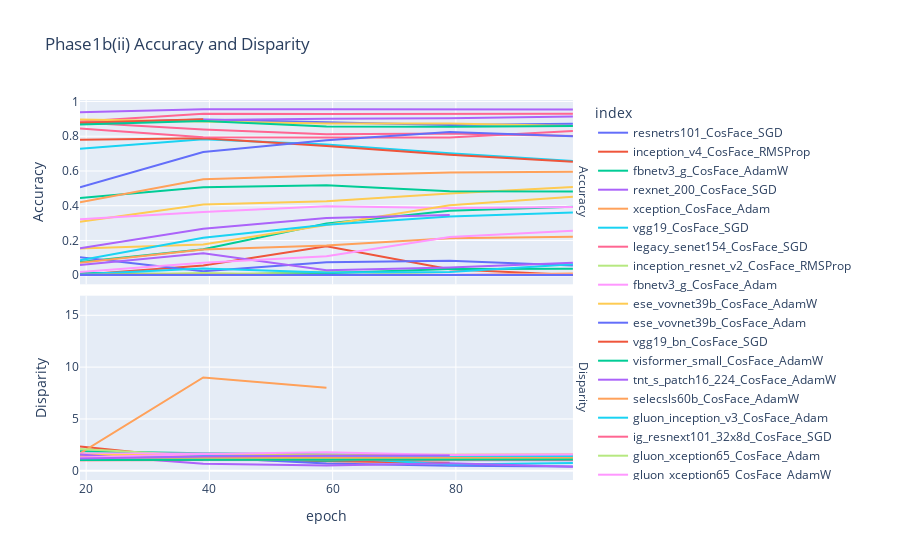

Notebook code for this chart:
### Code cell
phase1bii_kacc = [x for x in kacc_files if any([z in x for z in phase1bii_experiments])]
acc_df, acc_disp_df = analyze_files(phase1bii_kacc, metadata)
acc_df, acc_disp_df = acc_df[epochs], acc_disp_df[epochs]
plot_df(acc_df, acc_disp_df,  title = 'Phase1b(ii) Accuracy and Disparity')

### Figure 1 — Plotly figure (JSON) as saved in the notebook; plotly's stock layout.template omitted (floating-point values rounded to 4 significant figures)
{"data": [{"hovertemplate": "index=resnetrs101_CosFace_SGD<br>measurement=Accuracy<br>epoch=%{x}<br>Accuracy=%{y}<extra></extra>", "legendgroup": "resnetrs101_CosFace_SGD", "line": {"color": "#636efa", "dash": "solid"}, "marker": {"symbol": "circle"}, "mode": "lines", "name": "resnetrs101_CosFace_SGD", "orientation": "v", "showlegend": true, "type": "scatter", "x": [19, 39, 59, 79, 99], "xaxis": "x2", "y": [0.8766, 0.8959, 0.8806, 0.8645, 0.8722], "yaxis": "y2"}, {"hovertemplate": "index=resnetrs101_CosFace_SGD<br>measurement=Disparity<br>epoch=%{x}<br>Accuracy=%{y}<extra></extra>", "legendgroup": "resnetrs101_CosFace_SGD", "line": {"color": "#636efa", "dash": "solid"}, "marker": {"symbol": "circle"}, "mode": "lines", "name": "resnetrs101_CosFace_SGD", "orientation": "v", "showlegend": false, "type": "scatter", "x": [19, 39, 59, 79, 99], "xaxis": "x", "y": [1.047, 1.031, 1.044, 1.053, 1.045], "yaxis": "y"}, {"hovertemplate": "index=inception_v4_CosFace_RMSProp<br>measurement=Accuracy<br>epoch=%{x}<br>Accuracy=%{y}<extra></extra>", "legendgroup": "inception_v4_CosFace_RMSProp", "line": {"color": "#EF553B", "dash": "solid"}, "marker": {"symbol": "circle"}, "mode": "lines", "name": "inception_v4_CosFace_RMSProp", "orientation": "v", "showlegend": true, "type": "scatter", "x": [19, 39, 59, 79, 99], "xaxis": "x2", "y": [0.002619, 0.05631, 0.167, 0.03464, 0.001702], "yaxis": "y2"}, {"hovertemplate": "index=inception_v4_CosFace_RMSProp<br>measurement=Disparity<br>epoch=%{x}<br>Accuracy=%{y}<extra></extra>", "legendgroup": "inception_v4_CosFace_RMSProp", "line": {"color": "#EF553B", "dash": "solid"}, "marker": {"symbol": "circle"}, "mode": "lines", "name": "inception_v4_CosFace_RMSProp", "orientation": "v", "showlegend": false, "type": "scatter", "x": [19, 39, 59, 79, 99], "xaxis": "x", "y": [2.333, 1.134, 0.913, 0.7633, null], "yaxis": "y"}, {"hovertemplate": "index=fbnetv3_g_CosFace_AdamW<br>measurement=Accuracy<br>epoch=%{x}<br>Accuracy=%{y}<extra></extra>", "legendgroup": "fbnetv3_g_CosFace_AdamW", "line": {"color": "#00cc96", "dash": "solid"}, "marker": {"symbol": "circle"}, "mode": "lines", "name": "fbnetv3_g_CosFace_AdamW", "orientation": "v", "showlegend": true, "type": "scatter", "x": [19, 39, 59, 79, 99], "xaxis": "x2", "y": [0.07609, 0.1493, 0.2976, 0.3717, 0.3937], "yaxis": "y2"}, {"hovertemplate": "index=fbnetv3_g_CosFace_AdamW<br>measurement=Disparity<br>epoch=%{x}<br>Accuracy=%{y}<extra></extra>", "legendgroup": "fbnetv3_g_CosFace_AdamW", "line": {"color": "#00cc96", "dash": "solid"}, "marker": {"symbol": "circle"}, "mode": "lines", "name": "fbnetv3_g_CosFace_AdamW", "orientation": "v", "showlegend": false, "type": "scatter", "x": [19, 39, 59, 79, 99], "xaxis": "x", "y": [1.883, 1.695, 1.582, 1.439, 1.396], "yaxis": "y"}, {"hovertemplate": "index=rexnet_200_CosFace_SGD<br>measurement=Accuracy<br>epoch=%{x}<br>Accuracy=%{y}<extra></extra>", "legendgroup": "rexnet_200_CosFace_SGD", "line": {"color": "#ab63fa", "dash": "solid"}, "marker": {"symbol": "circle"}, "mode": "lines", "name": "rexnet_200_CosFace_SGD", "orientation": "v", "showlegend": true, "type": "scatter", "x": [19, 39, 59, 79, 99], "xaxis": "x2", "y": [0.9386, 0.9549, 0.9546, 0.9555, 0.954], "yaxis": "y2"}, {"hovertemplate": "index=rexnet_200_CosFace_SGD<br>measurement=Disparity<br>epoch=%{x}<br>Accuracy=%{y}<extra></extra>", "legendgroup": "rexnet_200_CosFace_SGD", "line": {"color": "#ab63fa", "dash": "solid"}, "marker": {"symbol": "circle"}, "mode": "lines", "name": "rexnet_200_CosFace_SGD", "orientation": "v", "showlegend": false, "type": "scatter", "x": [19, 39, 59, 79, 99], "xaxis": "x", "y": [1.03, 1.02, 1.018, 1.025, 1.025], "yaxis": "y"}, {"hovertemplate": "index=xception_CosFace_Adam<br>measurement=Accuracy<br>epoch=%{x}<br>Accuracy=%{y}<extra></extra>", "legendgroup": "xception_CosFace_Adam", "line": {"color": "#FFA15A", "dash": "solid"}, "marker": {"symbol": "circle"}, "mode": "lines", "name": "xception_CosFace_Adam", "orientation": "v", "showlegend": true, "type": "scatter", "x": [19, 39, 59, 79, 99], "xaxis": "x2", "y": [0.003667, 0.00131, 0.001179, 0.001048, 0.01048], "yaxis": "y2"}, {"hovertemplate": "index=xception_CosFace_Adam<br>measurement=Disparity<br>epoch=%{x}<br>Accuracy=%{y}<extra></extra>", "legendgroup": "xception_CosFace_Adam", "line": {"color": "#FFA15A", "dash": "solid"}, "marker": {"symbol": "circle"}, "mode": "lines", "name": "xception_CosFace_Adam", "orientation": "v", "showlegend": false, "type": "scatter", "x": [19, 39, 59, 79, 99], "xaxis": "x", "y": [1.667, 9, 8, null, 1.623], "yaxis": "y"}, {"hovertemplate": "index=vgg19_CosFace_SGD<br>measurement=Accuracy<br>epoch=%{x}<br>Accuracy=%{y}<extra></extra>", "legendgroup": "vgg19_CosFace_SGD", "line": {"color": "#19d3f3", "dash": "solid"}, "marker": {"symbol": "circle"}, "mode": "lines", "name": "vgg19_CosFace_SGD", "orientation": "v", "showlegend": true, "type": "scatter", "x": [19, 39, 59, 79, 99], "xaxis": "x2", "y": [0.7285, 0.7822, 0.7524, 0.7017, 0.6573], "yaxis": "y2"}, {"hovertemplate": "index=vgg19_CosFace_SGD<br>measurement=Disparity<br>epoch=%{x}<br>Accuracy=%{y}<extra></extra>", "legendgroup": "vgg19_CosFace_SGD", "line": {"color": "#19d3f3", "dash": "solid"}, "marker": {"symbol": "circle"}, "mode": "lines", "name": "vgg19_CosFace_SGD", "orientation": "v", "showlegend": false, "type": "scatter", "x": [19, 39, 59, 79, 99], "xaxis": "x", "y": [1.156, 1.09, 1.106, 1.136, 1.186], "yaxis": "y"}, {"hovertemplate": "index=legacy_senet154_CosFace_SGD<br>measurement=Accuracy<br>epoch=%{x}<br>Accuracy=%{y}<extra></extra>", "legendgroup": "legacy_senet154_CosFace_SGD", "line": {"color": "#FF6692", "dash": "solid"}, "marker": {"symbol": "circle"}, "mode": "lines", "name": "legacy_senet154_CosFace_SGD", "orientation": "v", "showlegend": true, "type": "scatter", "x": [19, 39, 59, 79, 99], "xaxis": "x2", "y": [0.8789, 0.8389, 0.8107, 0.8161, 0.8013], "yaxis": "y2"}, {"hovertemplate": "index=legacy_senet154_CosFace_SGD<br>measurement=Disparity<br>epoch=%{x}<br>Accuracy=%{y}<extra></extra>", "legendgroup": "legacy_senet154_CosFace_SGD", "line": {"color": "#FF6692", "dash": "solid"}, "marker": {"symbol": "circle"}, "mode": "lines", "name": "legacy_senet154_CosFace_SGD", "orientation": "v", "showlegend": false, "type": "scatter", "x": [19, 39, 59, 79, 99], "xaxis": "x", "y": [1.052, 1.056, 1.071, 1.088, 1.087], "yaxis": "y"}, {"hovertemplate": "index=inception_resnet_v2_CosFace_RMSProp<br>measurement=Accuracy<br>epoch=%{x}<br>Accuracy=%{y}<extra></extra>", "legendgroup": "inception_resnet_v2_CosFace_RMSProp", "line": {"color": "#B6E880", "dash": "solid"}, "marker": {"symbol": "circle"}, "mode": "lines", "name": "inception_resnet_v2_CosFace_RMSProp", "orientation": "v", "showlegend": true, "type": "scatter", "x": [19, 39, 59, 79, 99], "xaxis": "x2", "y": [0.001048, 0.001048, 0.02141, 0.001048, 0.001702], "yaxis": "y2"}, {"hovertemplate": "index=inception_resnet_v2_CosFace_RMSProp<br>measurement=Disparity<br>epoch=%{x}<br>Accuracy=%{y}<extra></extra>", "legendgroup": "inception_resnet_v2_CosFace_RMSProp", "line": {"color": "#B6E880", "dash": "solid"}, "marker": {"symbol": "circle"}, "mode": "lines", "name": "inception_resnet_v2_CosFace_RMSProp", "orientation": "v", "showlegend": false, "type": "scatter", "x": [19, 39, 59, 79, 99], "xaxis": "x", "y": [null, null, 1.477, null, null], "yaxis": "y"}, {"hovertemplate": "index=fbnetv3_g_CosFace_Adam<br>measurement=Accuracy<br>epoch=%{x}<br>Accuracy=%{y}<extra></extra>", "legendgroup": "fbnetv3_g_CosFace_Adam", "line": {"color": "#FF97FF", "dash": "solid"}, "marker": {"symbol": "circle"}, "mode": "lines", "name": "fbnetv3_g_CosFace_Adam", "orientation": "v", "showlegend": true, "type": "scatter", "x": [19, 39, 59, 79, 99], "xaxis": "x2", "y": [0.001048, 0.001048, 0.001048, 0.001441, 0.001964], "yaxis": "y2"}, {"hovertemplate": "index=fbnetv3_g_CosFace_Adam<br>measurement=Disparity<br>epoch=%{x}<br>Accuracy=%{y}<extra></extra>", "legendgroup": "fbnetv3_g_CosFace_Adam", "line": {"color": "#FF97FF", "dash": "solid"}, "marker": {"symbol": "circle"}, "mode": "lines", "name": "fbnetv3_g_CosFace_Adam", "orientation": "v", "showlegend": false, "type": "scatter", "x": [19, 39, 59, 79, 99], "xaxis": "x", "y": [null, null, null, null, 3.286], "yaxis": "y"}, {"hovertemplate": "index=ese_vovnet39b_CosFace_AdamW<br>measurement=Accuracy<br>epoch=%{x}<br>Accuracy=%{y}<extra></extra>", "legendgroup": "ese_vovnet39b_CosFace_AdamW", "line": {"color": "#FECB52", "dash": "solid"}, "marker": {"symbol": "circle"}, "mode": "lines", "name": "ese_vovnet39b_CosFace_AdamW", "orientation": "v", "showlegend": true, "type": "scatter", "x": [19, 39, 59, 79, 99], "xaxis": "x2", "y": [0.3078, 0.4063, 0.4254, 0.4703, 0.5073], "yaxis": "y2"}, {"hovertemplate": "index=ese_vovnet39b_CosFace_AdamW<br>measurement=Disparity<br>epoch=%{x}<br>Accuracy=%{y}<extra></extra>", "legendgroup": "ese_vovnet39b_CosFace_AdamW", "line": {"color": "#FECB52", "dash": "solid"}, "marker": {"symbol": "circle"}, "mode": "lines", "name": "ese_vovnet39b_CosFace_AdamW", "orientation": "v", "showlegend": false, "type": "scatter", "x": [19, 39, 59, 79, 99], "xaxis": "x", "y": [1.438, 1.386, 1.287, 1.281, 1.227], "yaxis": "y"}, {"hovertemplate": "index=ese_vovnet39b_CosFace_Adam<br>measurement=Accuracy<br>epoch=%{x}<br>Accuracy=%{y}<extra></extra>", "legendgroup": "ese_vovnet39b_CosFace_Adam", "line": {"color": "#636efa", "dash": "solid"}, "marker": {"symbol": "circle"}, "mode": "lines", "name": "ese_vovnet39b_CosFace_Adam", "orientation": "v", "showlegend": true, "type": "scatter", "x": [19, 39, 59, 79, 99], "xaxis": "x2", "y": [0.1028, 0.02292, 0.07497, 0.08257, 0.05592], "yaxis": "y2"}, {"hovertemplate": "index=ese_vovnet39b_CosFace_Adam<br>measurement=Disparity<br>epoch=%{x}<br>Accuracy=%{y}<extra></extra>", "legendgroup": "ese_vovnet39b_CosFace_Adam", "line": {"color": "#636efa", "dash": "solid"}, "marker": {"symbol": "circle"}, "mode": "lines", "name": "ese_vovnet39b_CosFace_Adam", "orientation": "v", "showlegend": false, "type": "scatter", "x": [19, 39, 59, 79, 99], "xaxis": "x", "y": [1.319, 1.303, 0.709, 0.4905, 0.4163], "yaxis": "y"}, {"hovertemplate": "index=vgg19_bn_CosFace_SGD<br>measurement=Accuracy<br>epoch=%{x}<br>Accuracy=%{y}<extra></extra>", "legendgroup": "vgg19_bn_CosFace_SGD", "line": {"color": "#EF553B", "dash": "solid"}, "marker": {"symbol": "circle"}, "mode": "lines", "name": "vgg19_bn_CosFace_SGD", "orientation": "v", "showlegend": true, "type": "scatter", "x": [19, 39, 59, 79, 99], "xaxis": "x2", "y": [0.7798, 0.7886, 0.7444, 0.6929, 0.6532], "yaxis": "y2"}, {"hovertemplate": "index=vgg19_bn_CosFace_SGD<br>measurement=Disparity<br>epoch=%{x}<br>Accuracy=%{y}<extra></extra>", "legendgroup": "vgg19_bn_CosFace_SGD", "line": {"color": "#EF553B", "dash": "solid"}, "marker": {"symbol": "circle"}, "mode": "lines", "name": "vgg19_bn_CosFace_SGD", "orientation": "v", "showlegend": false, "type": "scatter", "x": [19, 39, 59, 79, 99], "xaxis": "x", "y": [1.087, 1.067, 1.084, 1.122, 1.127], "yaxis": "y"}, {"hovertemplate": "index=visformer_small_CosFace_AdamW<br>measurement=Accuracy<br>epoch=%{x}<br>Accuracy=%{y}<extra></extra>", "legendgroup": "visformer_small_CosFace_AdamW", "line": {"color": "#00cc96", "dash": "solid"}, "marker": {"symbol": "circle"}, "mode": "lines", "name": "visformer_small_CosFace_AdamW", "orientation": "v", "showlegend": true, "type": "scatter", "x": [19, 39, 59, 79, 99], "xaxis": "x2", "y": [0.01447, 0.004453, 0.0108, 0.03595, 0.03726], "yaxis": "y2"}, {"hovertemplate": "index=visformer_small_CosFace_AdamW<br>measurement=Disparity<br>epoch=%{x}<br>Accuracy=%{y}<extra></extra>", "legendgroup": "visformer_small_CosFace_AdamW", "line": {"color": "#00cc96", "dash": "solid"}, "marker": {"symbol": "circle"}, "mode": "lines", "name": "visformer_small_CosFace_AdamW", "orientation": "v", "showlegend": false, "type": "scatter", "x": [19, 39, 59, 79, 99], "xaxis": "x", "y": [1.456, 1.267, 0.9643, 1.223, 1.155], "yaxis": "y"}, {"hovertemplate": "index=tnt_s_patch16_224_CosFace_AdamW<br>measurement=Accuracy<br>epoch=%{x}<br>Accuracy=%{y}<extra></extra>", "legendgroup": "tnt_s_patch16_224_CosFace_AdamW", "line": {"color": "#ab63fa", "dash": "solid"}, "marker": {"symbol": "circle"}, "mode": "lines", "name": "tnt_s_patch16_224_CosFace_AdamW", "orientation": "v", "showlegend": true, "type": "scatter", "x": [19, 39, 59, 79, 99], "xaxis": "x2", "y": [0.8788, 0.8933, 0.9006, 0.9033, 0.9142], "yaxis": "y2"}, {"hovertemplate": "index=tnt_s_patch16_224_CosFace_AdamW<br>measurement=Disparity<br>epoch=%{x}<br>Accuracy=%{y}<extra></extra>", "legendgroup": "tnt_s_patch16_224_CosFace_AdamW", "line": {"color": "#ab63fa", "dash": "solid"}, "marker": {"symbol": "circle"}, "mode": "lines", "name": "tnt_s_patch16_224_CosFace_AdamW", "orientation": "v", "showlegend": false, "type": "scatter", "x": [19, 39, 59, 79, 99], "xaxis": "x", "y": [1.076, 1.068, 1.056, 1.065, 1.057], "yaxis": "y"}, {"hovertemplate": "index=selecsls60b_CosFace_AdamW<br>measurement=Accuracy<br>epoch=%{x}<br>Accuracy=%{y}<extra></extra>", "legendgroup": "selecsls60b_CosFace_AdamW", "line": {"color": "#FFA15A", "dash": "solid"}, "marker": {"symbol": "circle"}, "mode": "lines", "name": "selecsls60b_CosFace_AdamW", "orientation": "v", "showlegend": true, "type": "scatter", "x": [19, 39, 59, 79, 99], "xaxis": "x2", "y": [0.07137, 0.1476, 0.1714, 0.2135, 0.2216], "yaxis": "y2"}, {"hovertemplate": "index=selecsls60b_CosFace_AdamW<br>measurement=Disparity<br>epoch=%{x}<br>Accuracy=%{y}<extra></extra>", "legendgroup": "selecsls60b_CosFace_AdamW", "line": {"color": "#FFA15A", "dash": "solid"}, "marker": {"symbol": "circle"}, "mode": "lines", "name": "selecsls60b_CosFace_AdamW", "orientation": "v", "showlegend": false, "type": "scatter", "x": [19, 39, 59, 79, 99], "xaxis": "x", "y": [1.553, 1.594, 1.529, 1.531, 1.575], "yaxis": "y"}, {"hovertemplate": "index=gluon_inception_v3_CosFace_Adam<br>measurement=Accuracy<br>epoch=%{x}<br>Accuracy=%{y}<extra></extra>", "legendgroup": "gluon_inception_v3_CosFace_Adam", "line": {"color": "#19d3f3", "dash": "solid"}, "marker": {"symbol": "circle"}, "mode": "lines", "name": "gluon_inception_v3_CosFace_Adam", "orientation": "v", "showlegend": true, "type": "scatter", "x": [19, 39, 59, 79, 99], "xaxis": "x2", "y": [0.005042, 0.03883, 0.01506, 0.01905, 0.06332], "yaxis": "y2"}, {"hovertemplate": "index=gluon_inception_v3_CosFace_Adam<br>measurement=Disparity<br>epoch=%{x}<br>Accuracy=%{y}<extra></extra>", "legendgroup": "gluon_inception_v3_CosFace_Adam", "line": {"color": "#19d3f3", "dash": "solid"}, "marker": {"symbol": "circle"}, "mode": "lines", "name": "gluon_inception_v3_CosFace_Adam", "orientation": "v", "showlegend": false, "type": "scatter", "x": [19, 39, 59, 79, 99], "xaxis": "x", "y": [1.484, 1.221, 1.3, 0.6167, 0.7423], "yaxis": "y"}, {"hovertemplate": "index=ig_resnext101_32x8d_CosFace_SGD<br>measurement=Accuracy<br>epoch=%{x}<br>Accuracy=%{y}<extra></extra>", "legendgroup": "ig_resnext101_32x8d_CosFace_SGD", "line": {"color": "#FF6692", "dash": "solid"}, "marker": {"symbol": "circle"}, "mode": "lines", "name": "ig_resnext101_32x8d_CosFace_SGD", "orientation": "v", "showlegend": true, "type": "scatter", "x": [19, 39, 59, 79, 99], "xaxis": "x2", "y": [0.8446, 0.7943, 0.7922, 0.7926, 0.8303], "yaxis": "y2"}, {"hovertemplate": "index=ig_resnext101_32x8d_CosFace_SGD<br>measurement=Disparity<br>epoch=%{x}<br>Accuracy=%{y}<extra></extra>", "legendgroup": "ig_resnext101_32x8d_CosFace_SGD", "line": {"color": "#FF6692", "dash": "solid"}, "marker": {"symbol": "circle"}, "mode": "lines", "name": "ig_resnext101_32x8d_CosFace_SGD", "orientation": "v", "showlegend": false, "type": "scatter", "x": [19, 39, 59, 79, 99], "xaxis": "x", "y": [1.071, 1.093, 1.079, 1.092, 1.056], "yaxis": "y"}, {"hovertemplate": "index=gluon_xception65_CosFace_Adam<br>measurement=Accuracy<br>epoch=%{x}<br>Accuracy=%{y}<extra></extra>", "legendgroup": "gluon_xception65_CosFace_Adam", "line": {"color": "#B6E880", "dash": "solid"}, "marker": {"symbol": "circle"}, "mode": "lines", "name": "gluon_xception65_CosFace_Adam", "orientation": "v", "showlegend": true, "type": "scatter", "x": [19, 39, 59, 79, 99], "xaxis": "x2", "y": [0.001833, 0.01329, 0.0008512, 0.001048, 0.001048], "yaxis": "y2"}, {"hovertemplate": "index=gluon_xception65_CosFace_Adam<br>measurement=Disparity<br>epoch=%{x}<br>Accuracy=%{y}<extra></extra>", "legendgroup": "gluon_xception65_CosFace_Adam", "line": {"color": "#B6E880", "dash": "solid"}, "marker": {"symbol": "circle"}, "mode": "lines", "name": "gluon_xception65_CosFace_Adam", "orientation": "v", "showlegend": false, "type": "scatter", "x": [19, 39, 59, 79, 99], "xaxis": "x", "y": [2.111, 1.446, null, null, null], "yaxis": "y"}, {"hovertemplate": "index=gluon_xception65_CosFace_AdamW<br>measurement=Accuracy<br>epoch=%{x}<br>Accuracy=%{y}<extra></extra>", "legendgroup": "gluon_xception65_CosFace_AdamW", "line": {"color": "#FF97FF", "dash": "solid"}, "marker": {"symbol": "circle"}, "mode": "lines", "name": "gluon_xception65_CosFace_AdamW", "orientation": "v", "showlegend": true, "type": "scatter", "x": [19, 39, 59, 79, 99], "xaxis": "x2", "y": [0.3226, 0.364, 0.3969, 0.3863, 0.3927], "yaxis": "y2"}, {"hovertemplate": "index=gluon_xception65_CosFace_AdamW<br>measurement=Disparity<br>epoch=%{x}<br>Accuracy=%{y}<extra></extra>", "legendgroup": "gluon_xception65_CosFace_AdamW", "line": {"color": "#FF97FF", "dash": "solid"}, "marker": {"symbol": "circle"}, "mode": "lines", "name": "gluon_xception65_CosFace_AdamW", "orientation": "v", "showlegend": false, "type": "scatter", "x": [19, 39, 59, 79, 99], "xaxis": "x", "y": [1.659, 1.679, 1.418, 1.253, 1.278], "yaxis": "y"}, {"hovertemplate": "index=gluon_inception_v3_CosFace_AdamW<br>measurement=Accuracy<br>epoch=%{x}<br>Accuracy=%{y}<extra></extra>", "legendgroup": "gluon_inception_v3_CosFace_AdamW", "line": {"color": "#FECB52", "dash": "solid"}, "marker": {"symbol": "circle"}, "mode": "lines", "name": "gluon_inception_v3_CosFace_AdamW", "orientation": "v", "showlegend": true, "type": "scatter", "x": [19, 39, 59, 79, 99], "xaxis": "x2", "y": [0.1541, 0.1764, 0.2884, 0.4027, 0.4521], "yaxis": "y2"}, {"hovertemplate": "index=gluon_inception_v3_CosFace_AdamW<br>measurement=Disparity<br>epoch=%{x}<br>Accuracy=%{y}<extra></extra>", "legendgroup": "gluon_inception_v3_CosFace_AdamW", "line": {"color": "#FECB52", "dash": "solid"}, "marker": {"symbol": "circle"}, "mode": "lines", "name": "gluon_inception_v3_CosFace_AdamW", "orientation": "v", "showlegend": false, "type": "scatter", "x": [19, 39, 59, 79, 99], "xaxis": "x", "y": [1.552, 1.494, 1.543, 1.378, 1.363], "yaxis": "y"}, {"hovertemplate": "index=mobilenetv3_large_100_CosFace_RMSpropTF<br>measurement=Accuracy<br>epoch=%{x}<br>Accuracy=%{y}<extra></extra>", "legendgroup": "mobilenetv3_large_100_CosFace_RMSpropTF", "line": {"color": "#636efa", "dash": "solid"}, "marker": {"symbol": "circle"}, "mode": "lines", "name": "mobilenetv3_large_100_CosFace_RMSpropTF", "orientation": "v", "showlegend": true, "type": "scatter", "x": [19, 39, 59, 79, 99], "xaxis": "x2", "y": [0.5062, 0.7089, 0.7774, 0.8244, 0.8002], "yaxis": "y2"}, {"hovertemplate": "index=mobilenetv3_large_100_CosFace_RMSpropTF<br>measurement=Disparity<br>epoch=%{x}<br>Accuracy=%{y}<extra></extra>", "legendgroup": "mobilenetv3_large_100_CosFace_RMSpropTF", "line": {"color": "#636efa", "dash": "solid"}, "marker": {"symbol": "circle"}, "mode": "lines", "name": "mobilenetv3_large_100_CosFace_RMSpropTF", "orientation": "v", "showlegend": false, "type": "scatter", "x": [19, 39, 59, 79, 99], "xaxis": "x", "y": [1.366, 1.138, 1.097, 1.075, 1.072], "yaxis": "y"}, {"hovertemplate": "index=xception65_CosFace_Adam<br>measurement=Accuracy<br>epoch=%{x}<br>Accuracy=%{y}<extra></extra>", "legendgroup": "xception65_CosFace_Adam", "line": {"color": "#EF553B", "dash": "solid"}, "marker": {"symbol": "circle"}, "mode": "lines", "name": "xception65_CosFace_Adam", "orientation": "v", "showlegend": true, "type": "scatter", "x": [19, 39, 59, 79, 99], "xaxis": "x2", "y": [0.002947, 0.001048, 0.001048, 0.001048, 0.001048], "yaxis": "y2"}, {"hovertemplate": "index=xception65_CosFace_Adam<br>measurement=Disparity<br>epoch=%{x}<br>Accuracy=%{y}<extra></extra>", "legendgroup": "xception65_CosFace_Adam", "line": {"color": "#EF553B", "dash": "solid"}, "marker": {"symbol": "circle"}, "mode": "lines", "name": "xception65_CosFace_Adam", "orientation": "v", "showlegend": false, "type": "scatter", "x": [19, 39, 59, 79, 99], "xaxis": "x", "y": [2, null, null, null, null], "yaxis": "y"}, {"hovertemplate": "index=xception65_CosFace_AdamW<br>measurement=Accuracy<br>epoch=%{x}<br>Accuracy=%{y}<extra></extra>", "legendgroup": "xception65_CosFace_AdamW", "line": {"color": "#00cc96", "dash": "solid"}, "marker": {"symbol": "circle"}, "mode": "lines", "name": "xception65_CosFace_AdamW", "orientation": "v", "showlegend": true, "type": "scatter", "x": [19, 39, 59, 79, 99], "xaxis": "x2", "y": [0.4441, 0.5058, 0.5179, 0.4828, 0.4817], "yaxis": "y2"}, {"hovertemplate": "index=xception65_CosFace_AdamW<br>measurement=Disparity<br>epoch=%{x}<br>Accuracy=%{y}<extra></extra>", "legendgroup": "xception65_CosFace_AdamW", "line": {"color": "#00cc96", "dash": "solid"}, "marker": {"symbol": "circle"}, "mode": "lines", "name": "xception65_CosFace_AdamW", "orientation": "v", "showlegend": false, "type": "scatter", "x": [19, 39, 59, 79, 99], "xaxis": "x", "y": [1.299, 1.305, 1.228, 1.198, 1.186], "yaxis": "y"}, {"hovertemplate": "index=selecsls60b_CosFace_Adam<br>measurement=Accuracy<br>epoch=%{x}<br>Accuracy=%{y}<extra></extra>", "legendgroup": "selecsls60b_CosFace_Adam", "line": {"color": "#ab63fa", "dash": "solid"}, "marker": {"symbol": "circle"}, "mode": "lines", "name": "selecsls60b_CosFace_Adam", "orientation": "v", "showlegend": true, "type": "scatter", "x": [19, 39, 59, 79, 99], "xaxis": "x2", "y": [0.05893, 0.127, 0.02803, 0.04453, 0.0715], "yaxis": "y2"}, {"hovertemplate": "index=selecsls60b_CosFace_Adam<br>measurement=Disparity<br>epoch=%{x}<br>Accuracy=%{y}<extra></extra>", "legendgroup": "selecsls60b_CosFace_Adam", "line": {"color": "#ab63fa", "dash": "solid"}, "marker": {"symbol": "circle"}, "mode": "lines", "name": "selecsls60b_CosFace_Adam", "orientation": "v", "showlegend": false, "type": "scatter", "x": [19, 39, 59, 79, 99], "xaxis": "x", "y": [1.571, 0.687, 0.5177, 0.7303, 0.3946], "yaxis": "y"}, {"hovertemplate": "index=xception_CosFace_AdamW<br>measurement=Accuracy<br>epoch=%{x}<br>Accuracy=%{y}<extra></extra>", "legendgroup": "xception_CosFace_AdamW", "line": {"color": "#FFA15A", "dash": "solid"}, "marker": {"symbol": "circle"}, "mode": "lines", "name": "xception_CosFace_AdamW", "orientation": "v", "showlegend": true, "type": "scatter", "x": [19, 39, 59, 79, 99], "xaxis": "x2", "y": [0.4195, 0.5523, 0.5737, 0.5917, 0.5953], "yaxis": "y2"}, {"hovertemplate": "index=xception_CosFace_AdamW<br>measurement=Disparity<br>epoch=%{x}<br>Accuracy=%{y}<extra></extra>", "legendgroup": "xception_CosFace_AdamW", "line": {"color": "#FFA15A", "dash": "solid"}, "marker": {"symbol": "circle"}, "mode": "lines", "name": "xception_CosFace_AdamW", "orientation": "v", "showlegend": false, "type": "scatter", "x": [19, 39, 59, 79, 99], "xaxis": "x", "y": [1.331, 1.267, 1.239, 1.227, 1.223], "yaxis": "y"}, {"hovertemplate": "index=convit_base_CosFace_Adam<br>measurement=Accuracy<br>epoch=%{x}<br>Accuracy=%{y}<extra></extra>", "legendgroup": "convit_base_CosFace_Adam", "line": {"color": "#19d3f3", "dash": "solid"}, "marker": {"symbol": "circle"}, "mode": "lines", "name": "convit_base_CosFace_Adam", "orientation": "v", "showlegend": true, "type": "scatter", "x": [19, 39, 59, 79, 99], "xaxis": "x2", "y": [0.08578, 0.216, 0.291, 0.3376, 0.361], "yaxis": "y2"}, {"hovertemplate": "index=convit_base_CosFace_Adam<br>measurement=Disparity<br>epoch=%{x}<br>Accuracy=%{y}<extra></extra>", "legendgroup": "convit_base_CosFace_Adam", "line": {"color": "#19d3f3", "dash": "solid"}, "marker": {"symbol": "circle"}, "mode": "lines", "name": "convit_base_CosFace_Adam", "orientation": "v", "showlegend": false, "type": "scatter", "x": [19, 39, 59, 79, 99], "xaxis": "x", "y": [1.063, 1.421, 1.459, 1.437, 1.429], "yaxis": "y"}, {"hovertemplate": "index=dpn107_CosFace_sgd<br>measurement=Accuracy<br>epoch=%{x}<br>Accuracy=%{y}<extra></extra>", "legendgroup": "dpn107_CosFace_sgd", "line": {"color": "#FF6692", "dash": "solid"}, "marker": {"symbol": "circle"}, "mode": "lines", "name": "dpn107_CosFace_sgd", "orientation": "v", "showlegend": true, "type": "scatter", "x": [19, 39, 59, 79, 99], "xaxis": "x2", "y": [0.8847, 0.9291, 0.9282, 0.9277, 0.9293], "yaxis": "y2"}, {"hovertemplate": "index=dpn107_CosFace_sgd<br>measurement=Disparity<br>epoch=%{x}<br>Accuracy=%{y}<extra></extra>", "legendgroup": "dpn107_CosFace_sgd", "line": {"color": "#FF6692", "dash": "solid"}, "marker": {"symbol": "circle"}, "mode": "lines", "name": "dpn107_CosFace_sgd", "orientation": "v", "showlegend": false, "type": "scatter", "x": [19, 39, 59, 79, 99], "xaxis": "x", "y": [1.073, 1.041, 1.046, 1.038, 1.045], "yaxis": "y"}, {"hovertemplate": "index=jx_nest_base_CosFace_AdamW<br>measurement=Accuracy<br>epoch=%{x}<br>Accuracy=%{y}<extra></extra>", "legendgroup": "jx_nest_base_CosFace_AdamW", "line": {"color": "#B6E880", "dash": "solid"}, "marker": {"symbol": "circle"}, "mode": "lines", "name": "jx_nest_base_CosFace_AdamW", "orientation": "v", "showlegend": true, "type": "scatter", "x": [19], "xaxis": "x2", "y": [0.8785], "yaxis": "y2"}, {"hovertemplate": "index=jx_nest_base_CosFace_AdamW<br>measurement=Disparity<br>epoch=%{x}<br>Accuracy=%{y}<extra></extra>", "legendgroup": "jx_nest_base_CosFace_AdamW", "line": {"color": "#B6E880", "dash": "solid"}, "marker": {"symbol": "circle"}, "mode": "lines", "name": "jx_nest_base_CosFace_AdamW", "orientation": "v", "showlegend": false, "type": "scatter", "x": [19], "xaxis": "x", "y": [1.069], "yaxis": "y"}, {"hovertemplate": "index=coat_lite_small_CosFace_Adam<br>measurement=Accuracy<br>epoch=%{x}<br>Accuracy=%{y}<extra></extra>", "legendgroup": "coat_lite_small_CosFace_Adam", "line": {"color": "#FF97FF", "dash": "solid"}, "marker": {"symbol": "circle"}, "mode": "lines", "name": "coat_lite_small_CosFace_Adam", "orientation": "v", "showlegend": true, "type": "scatter", "x": [19, 39, 59, 79, 99], "xaxis": "x2", "y": [0.01847, 0.07222, 0.1097, 0.2194, 0.2564], "yaxis": "y2"}, {"hovertemplate": "index=coat_lite_small_CosFace_Adam<br>measurement=Disparity<br>epoch=%{x}<br>Accuracy=%{y}<extra></extra>", "legendgroup": "coat_lite_small_CosFace_Adam", "line": {"color": "#FF97FF", "dash": "solid"}, "marker": {"symbol": "circle"}, "mode": "lines", "name": "coat_lite_small_CosFace_Adam", "orientation": "v", "showlegend": false, "type": "scatter", "x": [19, 39, 59, 79, 99], "xaxis": "x", "y": [1.274, 1.626, 1.787, 1.525, 1.572], "yaxis": "y"}, {"hovertemplate": "index=coat_lite_small_CosFace_AdamW<br>measurement=Accuracy<br>epoch=%{x}<br>Accuracy=%{y}<extra></extra>", "legendgroup": "coat_lite_small_CosFace_AdamW", "line": {"color": "#FECB52", "dash": "solid"}, "marker": {"symbol": "circle"}, "mode": "lines", "name": "coat_lite_small_CosFace_AdamW", "orientation": "v", "showlegend": true, "type": "scatter", "x": [19, 39, 59, 79, 99], "xaxis": "x2", "y": [0.8956, 0.8825, 0.8729, 0.8734, 0.8592], "yaxis": "y2"}, {"hovertemplate": "index=coat_lite_small_CosFace_AdamW<br>measurement=Disparity<br>epoch=%{x}<br>Accuracy=%{y}<extra></extra>", "legendgroup": "coat_lite_small_CosFace_AdamW", "line": {"color": "#FECB52", "dash": "solid"}, "marker": {"symbol": "circle"}, "mode": "lines", "name": "coat_lite_small_CosFace_AdamW", "orientation": "v", "showlegend": false, "type": "scatter", "x": [19, 39, 59, 79, 99], "xaxis": "x", "y": [1.082, 1.109, 1.123, 1.125, 1.14], "yaxis": "y"}, {"hovertemplate": "index=twins_svt_large_CosFace_adamw<br>measurement=Accuracy<br>epoch=%{x}<br>Accuracy=%{y}<extra></extra>", "legendgroup": "twins_svt_large_CosFace_adamw", "line": {"color": "#636efa", "dash": "solid"}, "marker": {"symbol": "circle"}, "mode": "lines", "name": "twins_svt_large_CosFace_adamw", "orientation": "v", "showlegend": true, "type": "scatter", "x": [19, 39, 59, 79, 99], "xaxis": "x2", "y": [0.001179, 0.001637, 0.001113, 0.001637, 0.0007203], "yaxis": "y2"}, {"hovertemplate": "index=twins_svt_large_CosFace_adamw<br>measurement=Disparity<br>epoch=%{x}<br>Accuracy=%{y}<extra></extra>", "legendgroup": "twins_svt_large_CosFace_adamw", "line": {"color": "#636efa", "dash": "solid"}, "marker": {"symbol": "circle"}, "mode": "lines", "name": "twins_svt_large_CosFace_adamw", "orientation": "v", "showlegend": false, "type": "scatter", "x": [19, 39, 59, 79, 99], "xaxis": "x", "y": [0, null, 16, null, 10], "yaxis": "y"}, {"hovertemplate": "index=hrnet_w64_CosFace_sgd<br>measurement=Accuracy<br>epoch=%{x}<br>Accuracy=%{y}<extra></extra>", "legendgroup": "hrnet_w64_CosFace_sgd", "line": {"color": "#EF553B", "dash": "solid"}, "marker": {"symbol": "circle"}, "mode": "lines", "name": "hrnet_w64_CosFace_sgd", "orientation": "v", "showlegend": true, "type": "scatter", "x": [19, 39], "xaxis": "x2", "y": [0.8776, 0.8975], "yaxis": "y2"}, {"hovertemplate": "index=hrnet_w64_CosFace_sgd<br>measurement=Disparity<br>epoch=%{x}<br>Accuracy=%{y}<extra></extra>", "legendgroup": "hrnet_w64_CosFace_sgd", "line": {"color": "#EF553B", "dash": "solid"}, "marker": {"symbol": "circle"}, "mode": "lines", "name": "hrnet_w64_CosFace_sgd", "orientation": "v", "showlegend": false, "type": "scatter", "x": [19, 39], "xaxis": "x", "y": [1.027, 1.048], "yaxis": "y"}, {"hovertemplate": "index=dla102x2_CosFace_sgd<br>measurement=Accuracy<br>epoch=%{x}<br>Accuracy=%{y}<extra></extra>", "legendgroup": "dla102x2_CosFace_sgd", "line": {"color": "#00cc96", "dash": "solid"}, "marker": {"symbol": "circle"}, "mode": "lines", "name": "dla102x2_CosFace_sgd", "orientation": "v", "showlegend": true, "type": "scatter", "x": [19, 39, 59, 79, 99], "xaxis": "x2", "y": [0.868, 0.887, 0.8556, 0.8544, 0.8595], "yaxis": "y2"}, {"hovertemplate": "index=dla102x2_CosFace_sgd<br>measurement=Disparity<br>epoch=%{x}<br>Accuracy=%{y}<extra></extra>", "legendgroup": "dla102x2_CosFace_sgd", "line": {"color": "#00cc96", "dash": "solid"}, "marker": {"symbol": "circle"}, "mode": "lines", "name": "dla102x2_CosFace_sgd", "orientation": "v", "showlegend": false, "type": "scatter", "x": [19, 39, 59, 79, 99], "xaxis": "x", "y": [1.049, 1.075, 1.086, 1.096, 1.089], "yaxis": "y"}, {"hovertemplate": "index=convit_base_CosFace_AdamW<br>measurement=Accuracy<br>epoch=%{x}<br>Accuracy=%{y}<extra></extra>", "legendgroup": "convit_base_CosFace_AdamW", "line": {"color": "#ab63fa", "dash": "solid"}, "marker": {"symbol": "circle"}, "mode": "lines", "name": "convit_base_CosFace_AdamW", "orientation": "v", "showlegend": true, "type": "scatter", "x": [19, 39, 59, 79], "xaxis": "x2", "y": [0.1553, 0.267, 0.3288, 0.3459], "yaxis": "y2"}, {"hovertemplate": "index=convit_base_CosFace_AdamW<br>measurement=Disparity<br>epoch=%{x}<br>Accuracy=%{y}<extra></extra>", "legendgroup": "convit_base_CosFace_AdamW", "line": {"color": "#ab63fa", "dash": "solid"}, "marker": {"symbol": "circle"}, "mode": "lines", "name": "convit_base_CosFace_AdamW", "orientation": "v", "showlegend": false, "type": "scatter", "x": [19, 39, 59, 79], "xaxis": "x", "y": [1.192, 1.375, 1.445, 1.468], "yaxis": "y"}], "layout": {"annotations": [{"font": {}, "showarrow": false, "text": "Disparity", "textangle": 90, "x": 0.98, "xanchor": "left", "xref": "paper", "y": 0.2425, "yanchor": "middle", "yref": "paper"}, {"font": {}, "showarrow": false, "text": "Accuracy", "textangle": 90, "x": 0.98, "xanchor": "left", "xref": "paper", "y": 0.7575, "yanchor": "middle", "yref": "paper"}], "legend": {"title": {"text": "index"}, "tracegroupgap": 0}, "title": {"text": "Phase1b(ii) Accuracy and Disparity"}, "xaxis": {"anchor": "y", "domain": [0, 0.98], "title": {"text": "epoch"}}, "xaxis2": {"anchor": "y2", "domain": [0, 0.98], "matches": "x", "showticklabels": false}, "yaxis": {"anchor": "x", "domain": [0, 0.485], "title": {"text": "Disparity"}}, "yaxis2": {"anchor": "x2", "domain": [0.515, 1], "title": {"text": "Accuracy"}}}}
